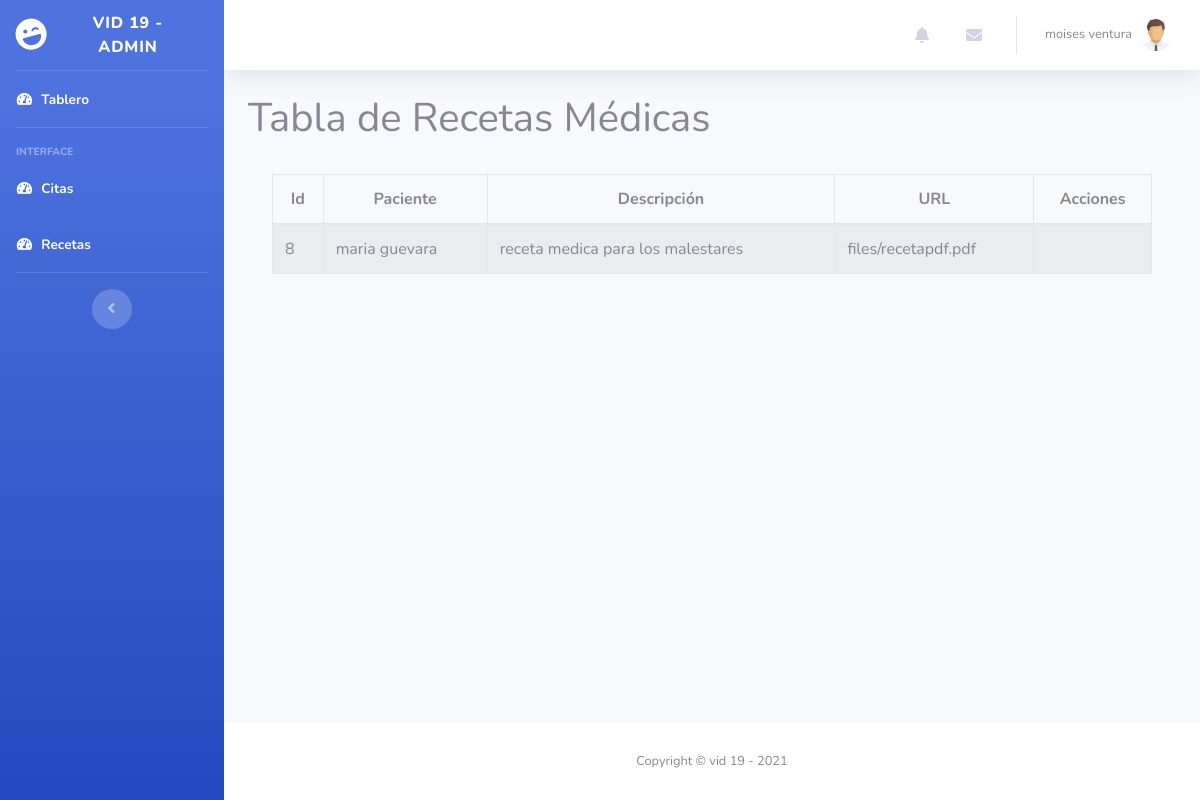
Screenshot of /dashboard/recetas.php (signed in) with the database file from the repository.
### tables this page shows
CREATE TABLE IF NOT EXISTS `receta` (
  `id` int(11) NOT NULL AUTO_INCREMENT,
  `title` varchar(200) DEFAULT NULL,
  `meet` varchar(500) DEFAULT NULL,
  `url` varchar(500) DEFAULT NULL,
  `type` varchar(10) DEFAULT NULL,
  PRIMARY KEY (`id`)
);

### dashboard/recetas.php (the view, shortened to what this page needs)
<?php require_once "vistas/parte_superior.php"?>
<div class="container">
    <h1>Tabla de Recetas Médicas</h1>
 <?php
include_once '../php/config.php';
$consulta = "SELECT * FROM receta";
$resultado = $connection->prepare($consulta);
$resultado->execute();
$data=$resultado->fetchAll(PDO::FETCH_ASSOC);
?>
    <br>
<div class="container">
        <div class="row">
                <div class="col-lg-12">
                    <div class="table-responsive">
                        <table id="tablaRecetas" class="table table-striped table-bordered table-condensed" style="width:100%">
                        <thead class="text-center">
                            <tr>
                                <th>Id</th>
                                <th>Paciente</th>
                                <th>Descripción</th>
                                <th>URL</th>
                                <th>Acciones</th>
                            </tr>
                        </thead>
                        <tbody>
                            <?php
                            foreach($data as $dat) {
                            ?>
                            <tr>
                                <td><?php echo $dat['id'] ?></td>
                                <td><?php echo $dat['title'] ?></td>
                                <td><?php echo $dat['meet'] ?></td>
                                <td><?php echo $dat['url'] ?></td>
                                <td></td>
                            </tr>
                            <?php
                                }
                            ?>
                        </tbody>
                       </table>
                    </div>
                </div>
        </div>
    </div>
</div>
<?php require_once "vistas/parte_inferior.php"?>

### rows the page displays
receta: id "8", title "maria guevara", meet "receta medica para los malestares", url "files/recetapdf.pdf"

### other values shown
$role "ADMIN"
$user "moises ventura"
